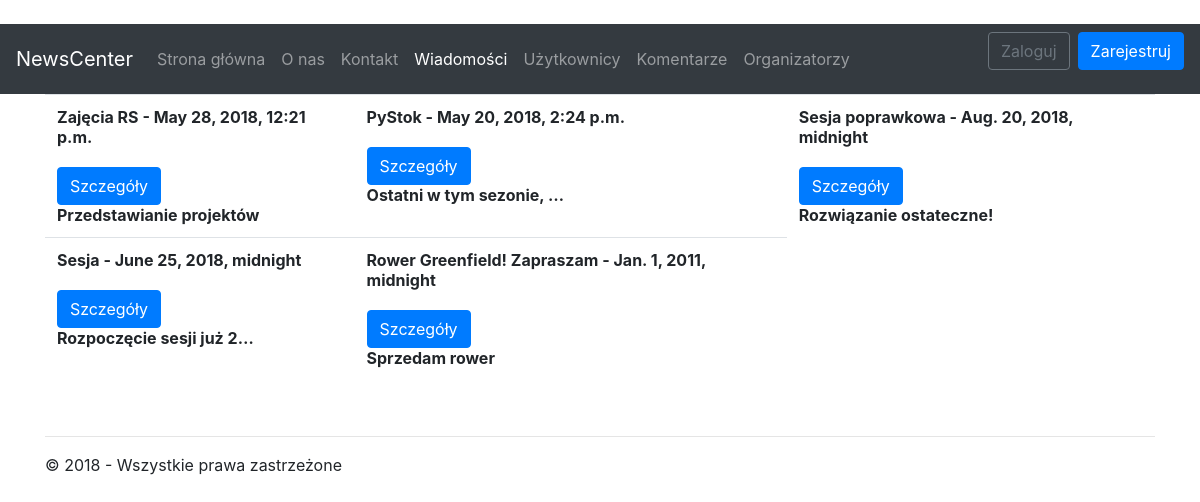
Page /news on the committed database.
### app/models.py (models this page shows, shortened)
class News(models.Model):
	title       = models.CharField(max_length = 32)
	date        = models.DateTimeField()
	description = models.TextField()
	address     = models.CharField(max_length = 32)
	created     = models.DateTimeField(auto_now_add=True)
	class Meta:
		verbose_name_plural = 'News'

### app/views/article.py (the view, shortened to what this page needs)
# urls.py: path(''         , app.views.default.index   , name='home'    ),
def index(request):
	assert isinstance(request, HttpRequest)
	return render(request, 'app/news/index.html',
	{
		'news': ArticleListView,
		'title': _('Wiadomości'),
		'year':datetime.now().year,
		'auth' : 'no'
	})

### app/templates/app/news/index.html (shortened to what this page needs)
{% extends "app/shared/layout.html" %}
{% block content %}
<table class="table">
	{% for i in news.querytable %}
		<tr>
			{% for j in i %}
				<th>
					{% include 'app/partial/articlepartial.html' %}
				</th>
			{% endfor %}
		</tr>
	{% endfor %}
</table>
<br/>
{% endblock %}

### app/templates/app/partial/articlepartial.html (shortened to what this page needs)
<div class="panel panel-default">
	<div class="panel-heading">
		{{ j.title }} - {{ j.date}}
	</div>
	<div class="panel-body">
		<br />
		<button onclick="window.location='{% url 'details' pk=j.id %}'" type="button" class="btn btn-primary">
			Szczegóły
		</button>
		<br />
		 {{ j.description|truncatechars:24 }}
	</div>
</div>

### app/static/app/content/styles.css (style rules this page uses)
body { padding-top: 0px; }

### rows in the picture
News: title "Zajęcia RS", date "May 28, 2018, 12:21 p.m.", description "Przedstawianie projektów"
News: title "PyStok", date "May 20, 2018, 2:24 p.m.", description "Ostatni w tym sezonie, …"
News: title "Sesja poprawkowa", date "Aug. 20, 2018, midnight", description "Rozwiązanie ostateczne!"
News: title "Sesja", date "June 25, 2018, midnight", description "Rozpoczęcie sesji już 2…"
News: title "Rower Greenfield! Zapraszam", date "Jan. 1, 2011, midnight", description "Sprzedam rower"
